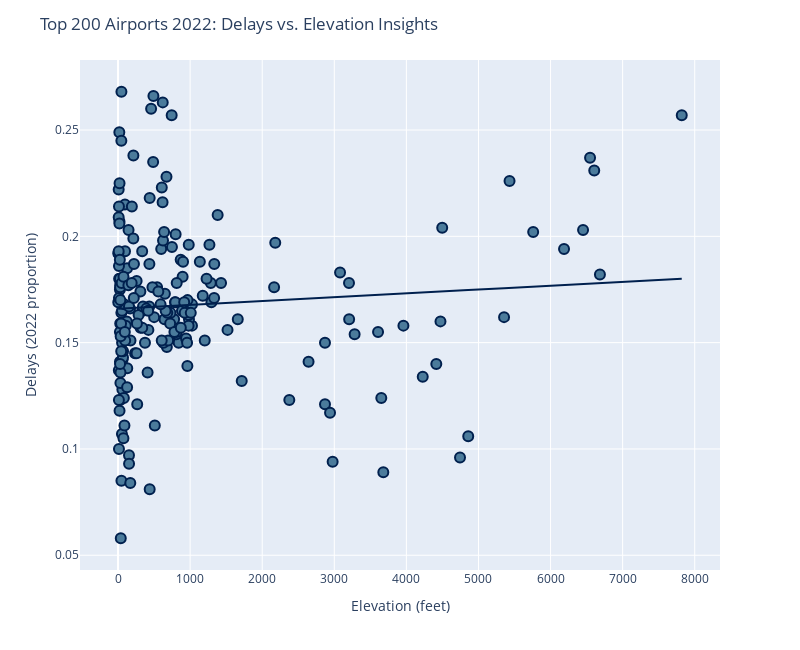

The notebook cell saved with this chart:
### Markdown cell above
### Scatterplot

### Code cell
fig = px.scatter(airports, x='Elevation', y='Delays', 
                 color_discrete_sequence=['#4b7b9b',], #color_discrete_sequence=px.colors.sequential.Cividis,
                 hover_data={'Airport': True, 'IATA': True, '2022 Rank': True, 'Elevation': True, 'Delays': True},
                 trendline='ols',
                 trendline_color_override='#00204e')
fig.update_traces(marker=dict(size=10,line=dict(width=2, color='#00204e')),
                  selector=dict(mode='markers'))
fig.update_layout(title='Top 200 Airports 2022: Delays vs. Elevation Insights',
                  xaxis_title='Elevation (feet)',
                  yaxis_title='Delays (2022 proportion)',
                  height=650,
                  width=800)

fig.show()

### Figure 1 — Plotly figure (JSON) as saved in the notebook; plotly's stock layout.template omitted (floating-point values rounded to 4 significant figures; data arrays with more than 128 entries replaced by an {"elided": "..."} marker saying what was removed)
{"data": [{"customdata": {"elided": "200x3 mixed values"}, "hovertemplate": "Elevation=%{x}<br>Delays=%{y}<br>Airport=%{customdata[0]}<br>IATA=%{customdata[1]}<br>2022 Rank=%{customdata[2]}<extra></extra>", "legendgroup": "", "marker": {"color": "#4b7b9b", "line": {"color": "#00204e", "width": 2}, "size": 10, "symbol": "circle"}, "mode": "markers", "name": "", "orientation": "v", "showlegend": false, "type": "scatter", "x": {"elided": "200 int values"}, "xaxis": "x", "y": {"elided": "200 float values"}, "yaxis": "y"}, {"hovertemplate": "<b>OLS trendline</b><br>Delays = 1.81699e-06 * Elevation + 0.165877<br>R<sup>2</sup>=0.006000<br><br>Elevation=%{x}<br>Delays=%{y} <b>(trend)</b><extra></extra>", "legendgroup": "", "line": {"color": "#00204e"}, "marker": {"color": "#4b7b9b", "symbol": "circle"}, "mode": "lines", "name": "", "showlegend": false, "type": "scatter", "x": {"elided": "200 int values"}, "xaxis": "x", "y": {"elided": "200 float values"}, "yaxis": "y"}], "layout": {"height": 650, "legend": {"tracegroupgap": 0}, "margin": {"t": 60}, "title": {"text": "Top 200 Airports 2022: Delays vs. Elevation Insights"}, "width": 800, "xaxis": {"anchor": "y", "domain": [0, 1], "title": {"text": "Elevation (feet)"}}, "yaxis": {"anchor": "x", "domain": [0, 1], "title": {"text": "Delays (2022 proportion)"}}}}
